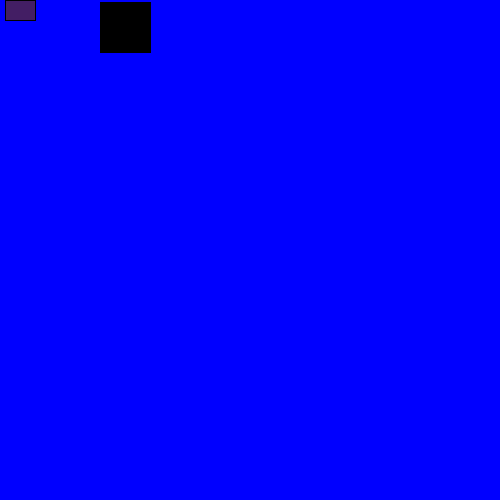
Frame 1 (no input)
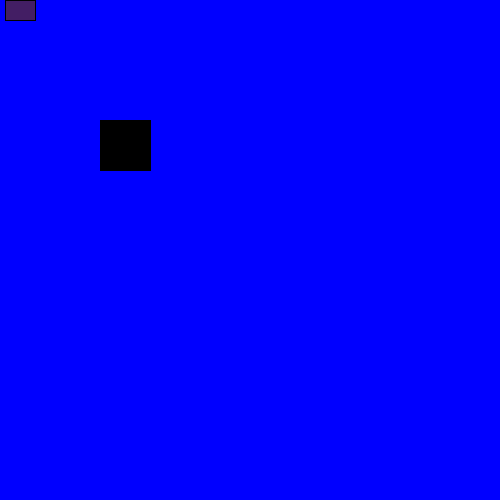
Frame 60 (the mouse pressed at the canvas centre just before this capture)
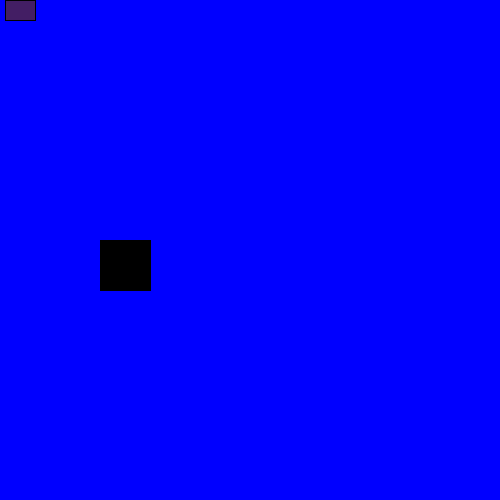
Frame 120 (the mouse held since frame 60 and released just before this capture)

The Processing sketch that drew these frames (run headless with seeded random() and noise(); from frame 60 on, the mouse is pressed at the canvas centre):

// Processing sketch: processing_31253
// ── processing_31253.pde

class Shoe {
int xPos;
int yPos;
int wid;
int hei;
color col;
int y;
int x;
float z;
float t;
float a;
float c;
float p;
float s;
int speed;
  
  
Shoe(int x, int y, int w, int h,int spd,color c){
  
xPos = x;
yPos = y;
wid = w;
hei = h;
col = c;
speed = spd;
}
  
void display(){
fill(col);
rect (xPos, y, wid, hei);
}

void drive() {
 y= y+ speed;
 

 
 if(y>490) {
   speed = -speed;
 }
  if(y<0) {
   speed = -speed;
}
}
}
Shoe hers = new Shoe(5, 10, 30, 20, 2, color(67,30,100));
 Shoe mine =  new Shoe(100, 100, 50, 50, 2, color(0));
 
void setup(){
  size(500, 500);
  background(random(255), random(255), random(255));
  frameRate(200);
 
}
void draw(){
  background(0, 0, 255);
  mine.drive();
  mine.display();
 hers.display();
}
